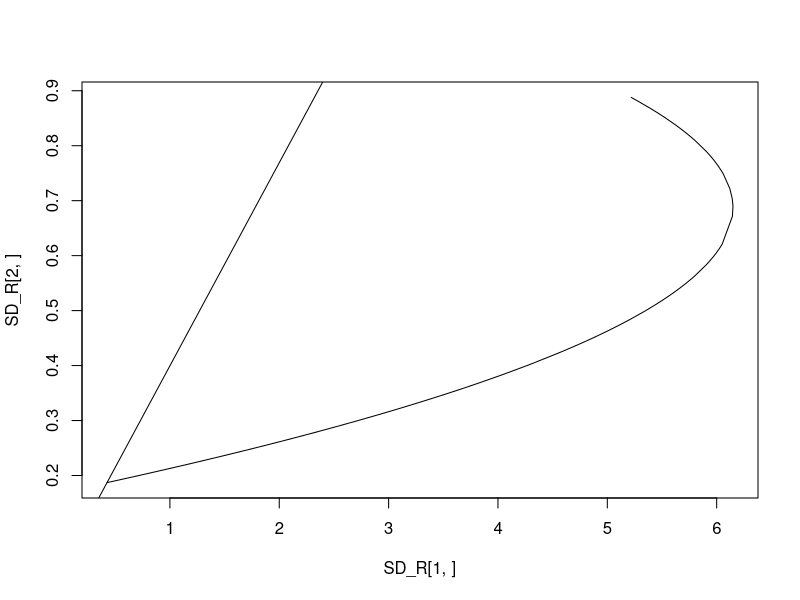

This figure's R source:
library(tidyverse)
library(Matrix)

# number of trials
N <- 100
# number of stocks
M <- 2

# define covariance matrix and returns - hardcoded for now

# C <- matrix(c(4, 0.5, 0.5, 7), ncol=M, nrow=M, byrow=T)
C <- forceSymmetric(matrix(runif(4, min=0, max=10), nrow=2, ncol=2))
#R <- matrix(c(0.05, 0.18), ncol=1)
R <- matrix(runif(2), ncol=1)

rf <- 0.03

# generate random xs that make up the Nth portfolio
XS <- matrix(rep(c(rep(0, N)), M), ncol=N, nrow=M)



for(i in seq(1, N)) {
  t <- runif(M-1)
  x <- c(t, 1-sum(t))
  XS[, i] <- x
}

SD_R <- matrix(rep(c(0, 0), N), ncol=N, nrow=2)

# for each portfolio, calculate return and volatility (sd)
for(i in seq(1, N)) {
  tmp_x <- matrix(XS[, i], ncol=1)
  r <- (t(tmp_x) %*% R)[1]
  sd <- (t(tmp_x) %*% C %*% tmp_x)[1]
  SD_R[, i] <- c(sd, r)
}

# sort SD_R
SD_R <- SD_R[, order(SD_R[2, ], decreasing=F)]

sharpe_ratios <- rep(0, N)

for(i in seq(1, N)) {
  sharpe_ratios[i] <- (SD_R[2, i]-rf)/SD_R[1, i]
}

max_sharpe_ratio <- max(sharpe_ratios)

# plot portfolio volatility ~ return
matplot(SD_R[1, ], SD_R[2, ], type="l")
abline(coef=c(rf, max_sharpe_ratio))

